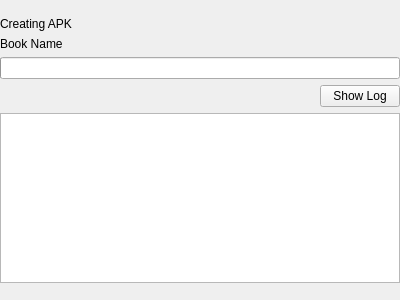
<?xml version="1.0" encoding="UTF-8"?>
<ui version="4.0">
 <class>ConversionWidget</class>
 <widget class="QWidget" name="ConversionWidget">
  <property name="geometry">
   <rect>
    <x>0</x>
    <y>0</y>
    <width>400</width>
    <height>300</height>
   </rect>
  </property>
  <property name="windowTitle">
   <string>Form</string>
  </property>
  <layout class="QVBoxLayout" name="verticalLayout">
   <property name="leftMargin">
    <number>0</number>
   </property>
   <property name="topMargin">
    <number>0</number>
   </property>
   <property name="rightMargin">
    <number>0</number>
   </property>
   <property name="bottomMargin">
    <number>0</number>
   </property>
   <item>
    <layout class="QVBoxLayout" name="conversionForm">
     <item>
      <spacer name="verticalSpacer_4">
       <property name="orientation">
        <enum>Qt::Vertical</enum>
       </property>
       <property name="sizeHint" stdset="0">
        <size>
         <width>20</width>
         <height>40</height>
        </size>
       </property>
      </spacer>
     </item>
     <item>
      <widget class="QLabel" name="conversionTitle">
       <property name="text">
        <string>Creating APK</string>
       </property>
      </widget>
     </item>
     <item>
      <widget class="QLabel" name="conversionBookName">
       <property name="text">
        <string>Book Name</string>
       </property>
      </widget>
     </item>
     <item>
      <widget class="QProgressBar" name="compileProgress">
       <property name="value">
        <number>0</number>
       </property>
       <property name="textVisible">
        <bool>false</bool>
       </property>
      </widget>
     </item>
     <item>
      <layout class="QHBoxLayout" name="compilationShowLogZone">
       <item>
        <spacer name="horizontalSpacer_2">
         <property name="orientation">
          <enum>Qt::Horizontal</enum>
         </property>
         <property name="sizeHint" stdset="0">
          <size>
           <width>40</width>
           <height>20</height>
          </size>
         </property>
        </spacer>
       </item>
       <item>
        <widget class="QPushButton" name="conversionShowLog">
         <property name="text">
          <string>Show Log</string>
         </property>
        </widget>
       </item>
      </layout>
     </item>
     <item>
      <widget class="QTextEdit" name="log">
       <property name="lineWrapMode">
        <enum>QTextEdit::NoWrap</enum>
       </property>
       <property name="readOnly">
        <bool>true</bool>
       </property>
      </widget>
     </item>
     <item>
      <spacer name="verticalSpacer_3">
       <property name="orientation">
        <enum>Qt::Vertical</enum>
       </property>
       <property name="sizeHint" stdset="0">
        <size>
         <width>20</width>
         <height>40</height>
        </size>
       </property>
      </spacer>
     </item>
    </layout>
   </item>
  </layout>
 </widget>
 <resources/>
 <connections/>
</ui>
